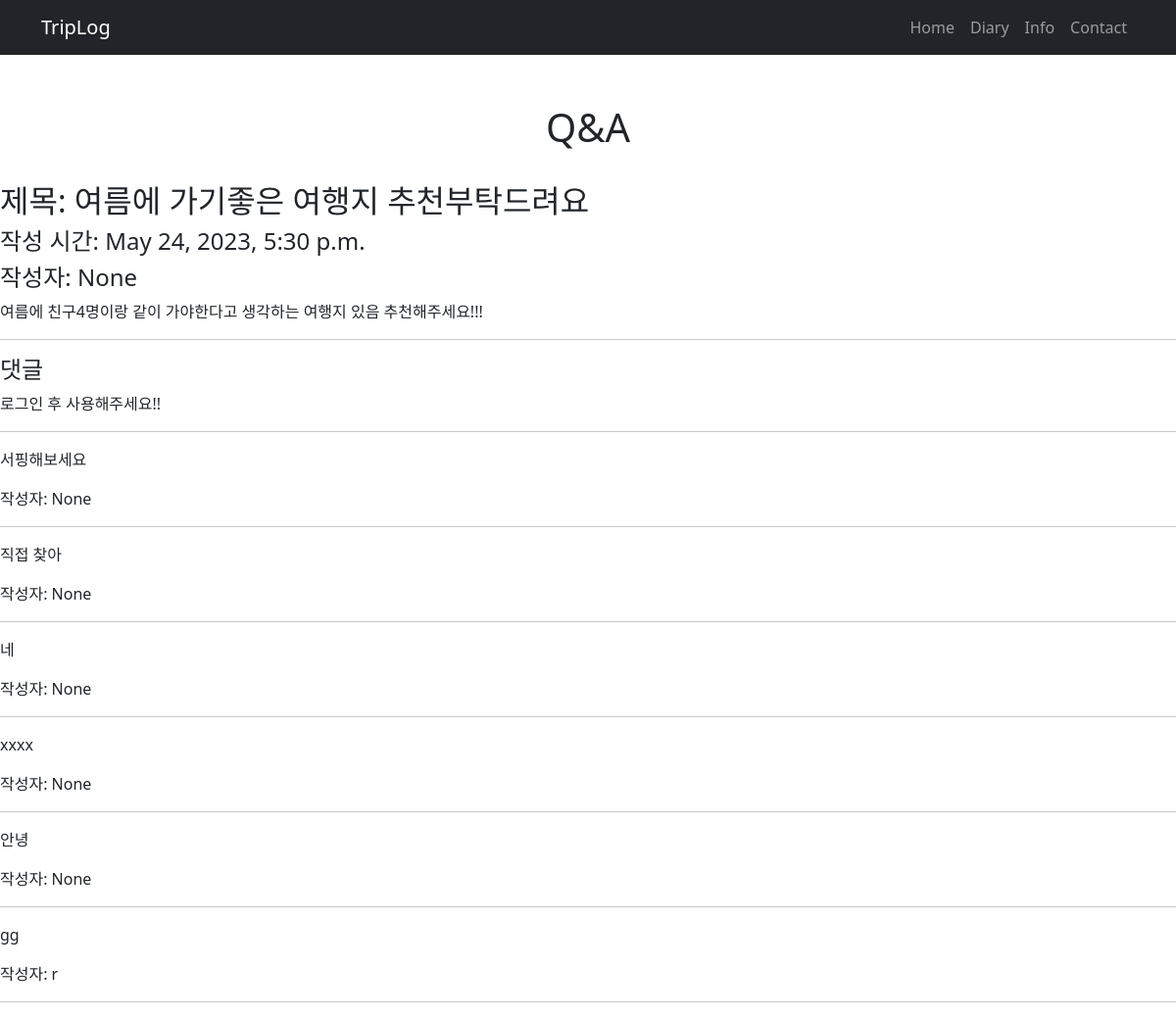
/contact/post_detail/15/, run on an earlier commit of the app's database.
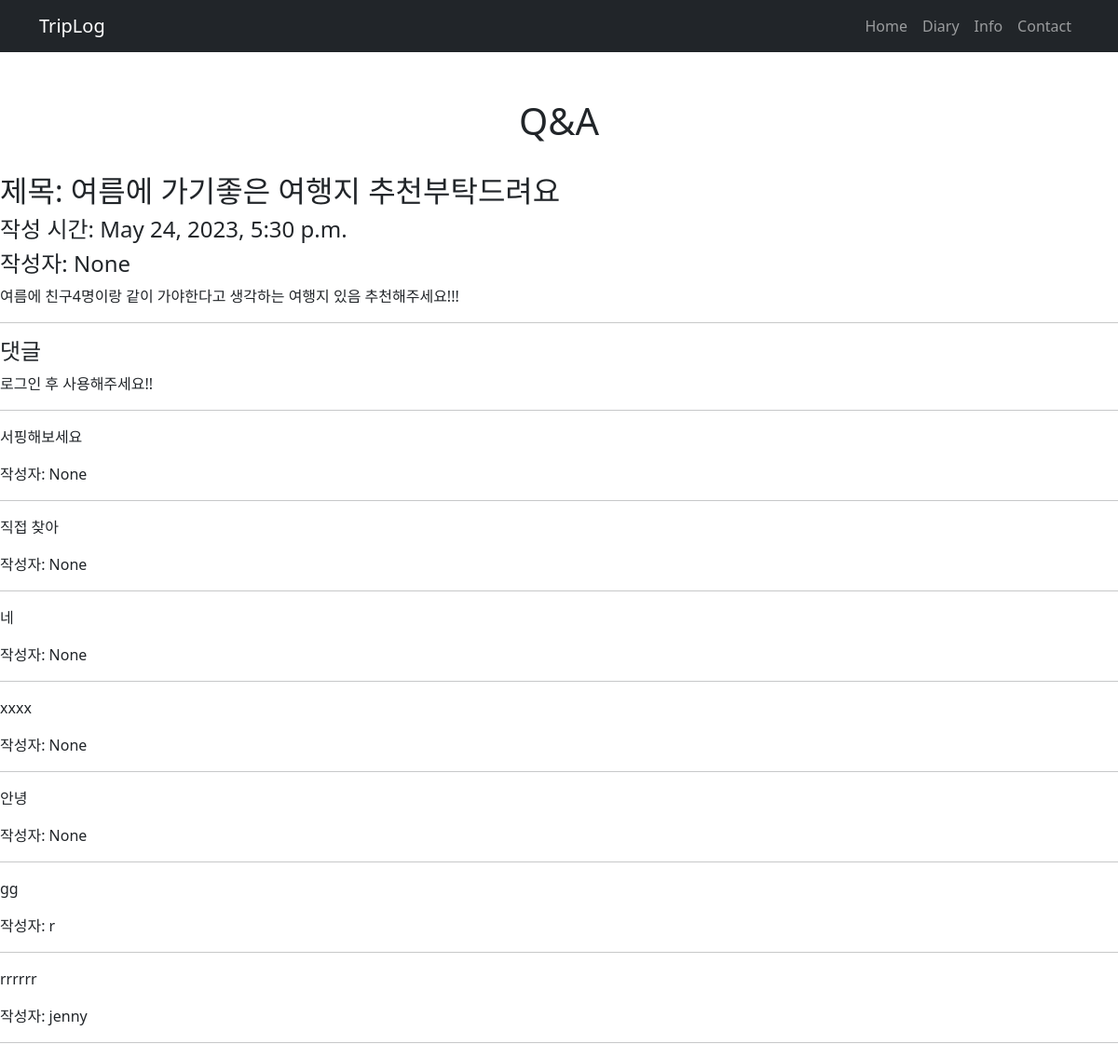
And on a later commit of the database.
### contact/models.py (models this page shows)
class Comment(models.Model):
    comment = models.CharField(max_length=200)
    date = models.DateTimeField(auto_now_add=True)
    article = models.ForeignKey(Post, on_delete=models.CASCADE)
    author = models.ForeignKey(User, on_delete=models.CASCADE, null=True, related_name="comment_posts")
    def __str__(self):
        return self.comment

### contact/views.py (the view)
# urls.py: path('post_detail/<int:id>/', views.post_detail, name='post_detail'),
def post_detail(request, id):
    post = get_object_or_404(Post, pk=id)
    comment_form = CommentForm()
    context={
        'post':post,
        'comment_form' : comment_form
    }
    return render(request, 'post_detail.html', context)

### contact/templates/post_detail.html (shortened to what this page needs)
{% extends "diaryhome.html" %}
{% load static %}
{% block content %}
<div style="display: flex; justify-content: center; padding-top: 50px">
    <h1>Q&A</h1>
</div>
<br>
<div>
    <h2>제목: {{post.title}} </h2>
    <h4>작성 시간: {{post.created_at}} </h4>
    <h4>작성자: {{ post.author }}</h4>
    <p> {{post.body}} </p>
    <hr>
    <h4>댓글</h4>
    {% if user.is_authenticated %}
    <form method="POST" action="{% url 'create_comment' post.id %}">
        {% csrf_token %}
        {{comment_form}}
        <input type="submit">
    </form>
    {% else %}
    로그인 후 사용해주세요!!
    {% endif %}
    <hr>
    {% for comment in post.comment_set.all %}
    <p>{{ comment }}</p>
    <p>작성자: {{ comment.author }}</p>
    <hr>
</div>
{% endfor %}
{% endblock %}

What changed in the data, as far as the page shows it:
added Comment: comment "rrrrrr", author "jenny"
